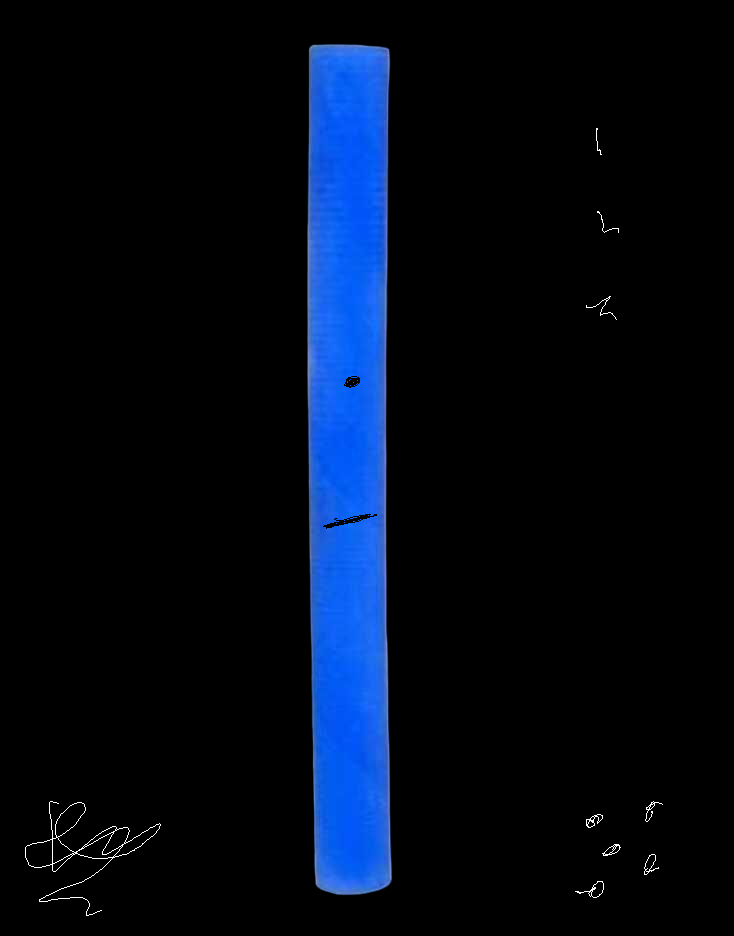
//> input picture Images/11.bmp, 734 x 936 px
$ ./main   (built with g++ and OpenCV 4)
//> lines starting //> are read from the running program, lines starting //| are printed output that depends on the picture; after the words box and inside, x2 and y2 are one past the last pixel; in counts of white or black regions, pixels touching at a corner belong together
// Including header files into the souce code.
#include <opencv2/opencv.hpp>
#include <iostream>
#include <string>

// Using namespaces to nullify use of cv::function() syntax and std::function() syntax.
using namespace std;
using namespace cv;

// A function that measures the diameter of the cable from a specific row of the image.
// Parameters are Mat object and an integer value denoting the row of the matrix.
// It returns a tuple of two integers, which are sarting and ending points of the diameter.

tuple<int, int> count_dia(Mat tgt, int row)
{
    int count_dia1 = 0, flag = 0, point1, point2, j;

    // This for loop gets the starting point of the diameter.
    for (j = 0; j < tgt.cols; j++)
    {
        // The if condition checks if a pixel is white.
        if ((int)tgt.at<uchar>(row, j) == 255)
        {
            // Breaks the for loop when the first point is found.
            point1 = j;
            break;
        }
    }
    // This for loop gets the ending point of the diameter by starting to check from the
    // last column and keeps on moving towards the first column.
    for (j = tgt.cols - 1; j >= 0; j--)
    {
        // The if condition checks if a pixel is white.
        if ((int)tgt.at<uchar>(row, j) == 255)
        {
            // Breaks the for loop when the last point is found.
            point2 = j;
            break;
        }
    }

    // Prints the diameter of the cable at a particular row.
    cout << "Diameter: " << point2 - point1 + 1 << "\n";
    // Returns the first point and last in the form of a tuple.
    return make_tuple(point1, point2);
}

// A function to draw lines indicating the diameter of the cable and for writing on the image.
// The function takes in the image to draw and write on (org_img), the x axis values of the
// starting and ending points of the diameter (p1, p2) and y value for the two points (row).

void draw_lines(Mat org_img, int p1, int p2, int row)
{
    int thickness = 2;

    // Measure the diameter by calculating x-axis of last point - x-axis of the first point + 1.
    int dia = p2 - p1 + 1;

    // Create two points by specifying the x axis and y axis of those two points.
    Point p11left(p1, row), p12left(p1 - 20, row);
    Point p11right(p2, row), p12right(p2 + 20, row);

    // Draw two lines, one on the left side and another on the right side of the cable.
    // The parameters to the line function are image to draw on, starting and ending points of the
    // line, color of the line, thickness, and how the line will be drawn.
    line(org_img, p11left, p12left, Scalar(0, 0, 255), thickness, LINE_8);
    line(org_img, p11right, p12right, Scalar(0, 0, 255), thickness, LINE_8);

    // Write the text specifying the diameter of the cable at a specific point.
    // Passing the image to write on, text, starting point to write, text font, font scale,
    // color, and thickness of the line to the putText function.
    putText(org_img, "Diameter " + to_string(dia), Point(p2 + 50, row + 6),
        FONT_HERSHEY_PLAIN, 1.0, Scalar(0, 0, 255), 2);
}

// A function to detect and classify defects. The function takes in an image containing edges (edges_img)
// and the image (img) to draw the circles around the defects.

void defects(Mat edges_img, Mat img)
{
    // Create a vector to hold vector of Point objects
    vector<vector<Point> > contours;

    // Find the contours from the image containing the edges.
    // Passing source, destination, contour retrieval mode, and contour approximation method.
    findContours(edges_img, contours, RETR_TREE, CHAIN_APPROX_SIMPLE);

    // Create a vector to hold vector of Point object with the same size as the size of contours vector.
    vector<vector<Point> > contours_poly(contours.size());
    vector<Point2f>centers(contours.size());
    vector<float>radius(contours.size());

    // Using a for loop to go through every contour and find minimum enclosing circle for every ploygon
    // and save it to radius and center vectors. The vector radius contains radius of each circle and centers
    // contain centers of the circles.
    for (size_t i = 0; i < contours.size(); i++)
    {
        approxPolyDP(contours[i], contours_poly[i], 3, true);
        minEnclosingCircle(contours_poly[i], centers[i], radius[i]);
    }

    // get the maximum value of the radius vector
    float max = *max_element(radius.begin(), radius.end());
    int count_pn = 0;

    // Going through each radius and removing maximum and another radius closest to maximum if the
    // difference between them is less 1. This is because the cable is considered as a contour and two circles
    // are drawn around the cable. Removing some other radiuses if they are less than a certain threshold.
    for (size_t i = 0; i < radius.size(); i++)
    {

        if (radius[i] == max)
        {
            radius[i] = 0;
        }
        if (max - radius[i] < 1.0)
        {
            radius[i] = 0;
        }
        if (radius[i] < 5.0)
        {
            radius[i] = 0;
        }
    }

    // Get the maximum radius and maximum radius index from the radius vector.
    max = *max_element(radius.begin(), radius.end());
    int mxI = max_element(radius.begin(), radius.end()) - radius.begin();

    // Now we want to remove the circles which intersect with the largest circle, or are inside the largest
    // one, touches the largest circle, or is close to the largest one by a threshold. This is done by first
    // calculating the distance.
    for (size_t i = 0; i < radius.size(); i++)
    {
        // Calculate the distance between two circles by using the formula square root of (x1-x2)^2 + (y1-y2)^2
        // where the center of one circle is (x1, y1) and center of the second circle is (x2, y2).
        double d = sqrt((centers[i].x - centers[mxI].x) *
            (centers[i].x - centers[mxI].x) + (centers[i].y - centers[mxI].y) *
            (centers[i].y - centers[mxI].y));
        if (d < radius[mxI] - radius[i]) {
            //Smaller circle is inside largest circle. So we will remove it.
            radius[i] = 0;
        }
        else if (d == radius[mxI] - radius[i]) {
            // We will keep the largest circle.
        }

        else if (d < radius[i] + radius[mxI]) {
            // If a circle intersects with largest circle we will remove it.
            radius[i] = 0;
        }
        else if (d == radius[i] + radius[mxI]) {
            // If a circle touches the largest circle we will remove it.
            radius[i] = 0;
        }
        else if (d < 100) {
            radius[i] = 0;
            // If a circle does not intersect or touch or is not within the larger circle but is closer
            // to the largest circle by a threshold we will remove the circle.
        }
    }


    // Going through all the contours and drawing circles around them in the original image.
    for (size_t i = 0; i < contours.size(); i++)
    {
        // If the radius is not 0 we are going to draw the circle and write the name of the defect.
        if ((int)radius[i] != 0)
        {
            // Draw the circle by specifying the image to draw on, center of a circle, radius of the circle
            // color of the circle, and the thickness of the circle outline.
            circle(img, centers[i], (int)radius[i] + 10, Scalar(0, 255, 0), 2);

            // If the radius is less than 10 we are classifying the defect as pin hole.
            if ((int)radius[i] <= 10)
                putText(img, "Defect: Pin Hole", Point(centers[i].x + 70, centers[i].y + 30),
                    FONT_HERSHEY_PLAIN, 1.0, Scalar(0, 100, 255), 2);

            // If the radius is greater than 10 and less than 40 we are classifying the defect as cut.
            if ((int)radius[i] > 10 && (int)radius[i] <= 40)
                putText(img, "Defect: Cut", Point(centers[i].x + 70, centers[i].y + 30),
                    FONT_HERSHEY_PLAIN, 1.0, Scalar(0, 100, 255), 2);

            // If the radius is greated than 40 we will classify the defect as scratch.
            if ((int)radius[i] > 40)
                putText(img, "Defect: Scratch", Point(centers[i].x + 70, centers[i].y + 30),
                    FONT_HERSHEY_PLAIN, 1.0, Scalar(0, 100, 255), 2);
        }

    }
}

int main()
{
    // reading image
    // Cut
    // Pin-Hole
    // Scratches
    // Specify the location of the folder with the cable images and specify the name of the particular image.
    Mat img = imread("C:/Input Images/11.bmp");
//> img is the input picture: 936 rows x 734 cols, CV_8UC3; mean B, G, R 22.8, 9.8, 2.6
    int i = 0, j = 0;

    Mat img_gray;
    // Convert the image to graycsale and store the grayscale image in img_gray.
    cvtColor(img, img_gray, COLOR_BGR2GRAY);
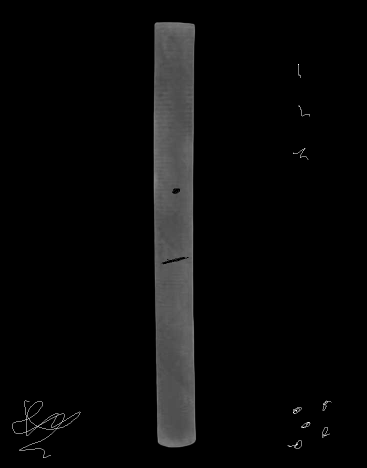
//> img_gray: 936 rows x 734 cols, CV_8UC1 (shown at 1/2 size); min 0, max 255, mean 9.1

    // Convert the black background of the grayscale img_gray to white. This helps with detecting edges of the cables.
    // Make all the pixels outside of the center 240 pixels white. This helps to remove noises present in the images.
    for (i = 0; i < img_gray.rows; i++)
        for (j = 0; j < img_gray.cols; j++)
            if ((int)img_gray.at<uchar>(i, j) < 40 || j < (img_gray.cols / 2) - 120 || j >(img_gray.cols / 2) + 120)
                img_gray.at<uchar>(i, j) = 255;
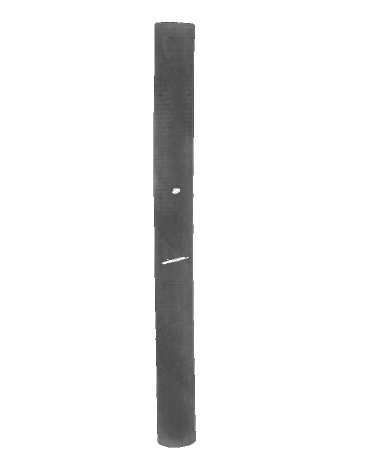
//> img_gray: 936 rows x 734 cols, CV_8UC1 (shown at 1/2 size); min 40, max 255, mean 239.2


    // Show the grayscale image in a window.
    imshow("Gray Image", img_gray);

    Mat edges_img;
    int threshold = 150;

    // Applying Canny edge detection for detecting edges from the grayscale image.
    // Sending source, destination, first threshold, second threshold, aperture size for the Sobel operator, and
    // a flag indicating whether L2 norm or L1 norm will be used to calculate the image gradient.
    Canny(img_gray, edges_img, threshold, threshold * 2, 3, false);
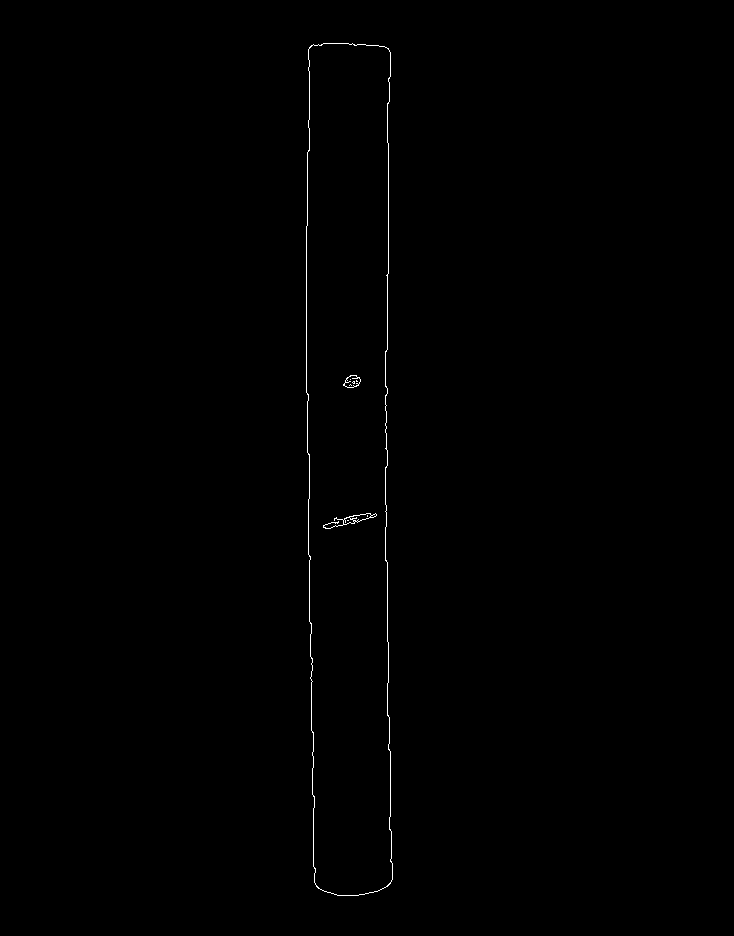
//> edges_img: 936 rows x 734 cols, CV_8UC1; 0.3% white in thin lines or dots, all inside (x1, y1, x2, y2) = (306, 43, 393, 896)

    // Show the detected edges.
    imshow("Edges", edges_img);

    int p1, p2;

    // Call the count_dia function with edge image and specify that we want diameter
    // at row number 100, 300, and 625 in the image.
    tie(p1, p2) = count_dia(edges_img, 100);
//| Diameter: 81
//> p1 = 309; p2 = 389

    // Call the draw_lines function to draw markers around the diameter and write the diameter in pixels
    // on the original image.
    draw_lines(img, p1, p2, 100);
//> in draw_lines, `int dia = p2 - p1 + 1;`: dia = 81
//> in draw_lines, `Point p11left(p1, row), p12left(p1 - 20, row);`: p11left = Point(309, 100); p12left = Point(289, 100)
//> in draw_lines, `Point p11right(p2, row), p12right(p2 + 20, row);`: p11right = Point(389, 100); p12right = Point(409, 100)

    tie(p1, p2) = count_dia(edges_img, 625);
//| Diameter: 77
//> p1 = 311; p2 = 387
    draw_lines(img, p1, p2, 625);
//> call 2 of draw_lines, with p1 = 311, p2 = 387, row = 625
//> in draw_lines (call 2), `int dia = p2 - p1 + 1;`: dia = 77
//> in draw_lines (call 2), `Point p11left(p1, row), p12left(p1 - 20, row);`: p11left = Point(311, 625); p12left = Point(291, 625)
//> in draw_lines (call 2), `Point p11right(p2, row), p12right(p2 + 20, row);`: p11right = Point(387, 625); p12right = Point(407, 625)
//> in draw_lines (call 2), `putText(org_img, "Diameter " + to_string(dia), Point(p2 + 50, row + 6)..`:
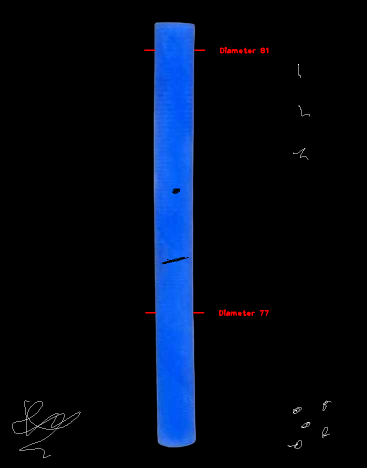
//> org_img: 936 rows x 734 cols, CV_8UC3 (shown at 1/2 size); mean B, G, R 22.8, 9.8, 3.1

    // Call the defects function to detect and classify the defects.
    defects(edges_img, img);
//> in defects, `findContours(edges_img, contours, RETR_TREE, CHAIN_APPROX_SIMPLE);`: contours = 17 contours, 10 with area under 20; largest, box (x1, y1, x2, y2) and area: (306, 43, 393, 896) 66622, (306, 43, 393, 896) 66590, (323, 513, 377, 529) 178, (343, 375, 361, 388) 148, (344, 375, 361, 388) 140, (349, 513, 372, 522) 96, (343, 517, 355, 525) 50
//> in defects, `vector<vector<Point> > contours_poly(contours.size());`: contours_poly = 17 empty contours
//> the loop in defects, `for (size_t i = 0; i < contours.size(); i++)` made 17 passes
//> in defects, `float max = *max_element(radius.begin(), radius.end());`: max = 426.1
//> the loop in defects, `for (size_t i = 0; i < radius.size(); i++)` made 17 passes
//> in defects, `max = *max_element(radius.begin(), radius.end());`: max = 27.29
//> in defects, `int mxI = max_element(radius.begin(), radius.end()) - radius.begin();`: mxI = 2
//> the loop in defects, `for (size_t i = 0; i < radius.size(); i++)` made 17 passes
//> d on passes 1 to 8: 53.57, 53.57, 0, 6.52, 3.54, 1.12, 2.55, 24.14
//> after the loop in defects, `for (size_t i = 0; i < contours.size(); i++)`:
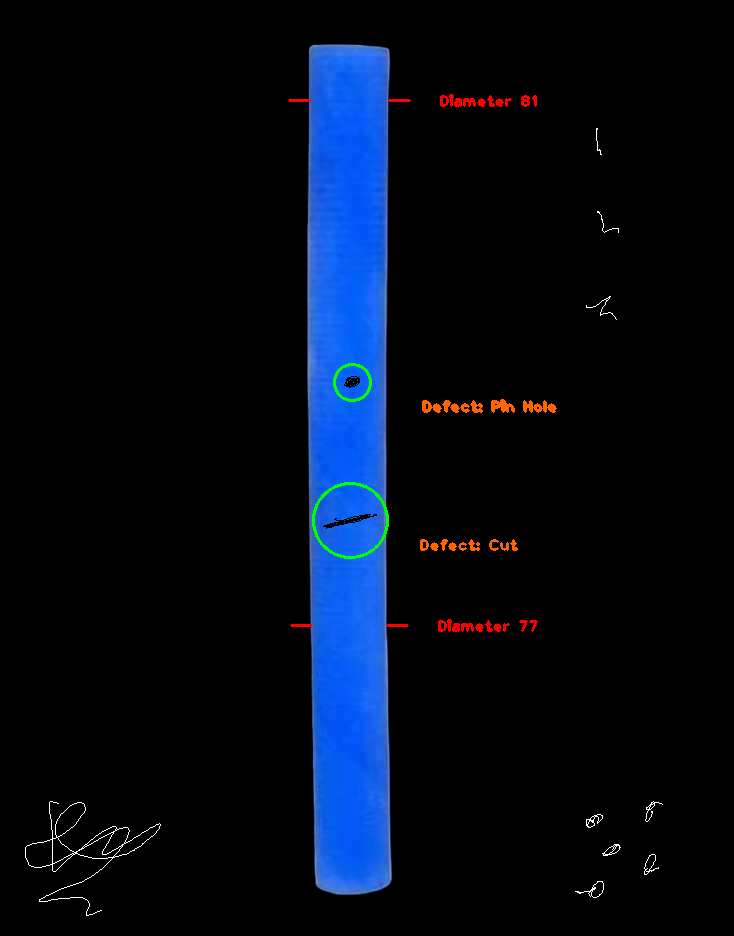
//> img: 936 rows x 734 cols, CV_8UC3; mean B, G, R 22.4, 10.2, 3.6

    // Display the original image with diameter at three different points, detected, and classified defects.
    imshow("Final Output", img);

    waitKey(0);

    destroyAllWindows();

    return 0;
}

$ run again, with Images/1.bmp copied over Images/11.bmp
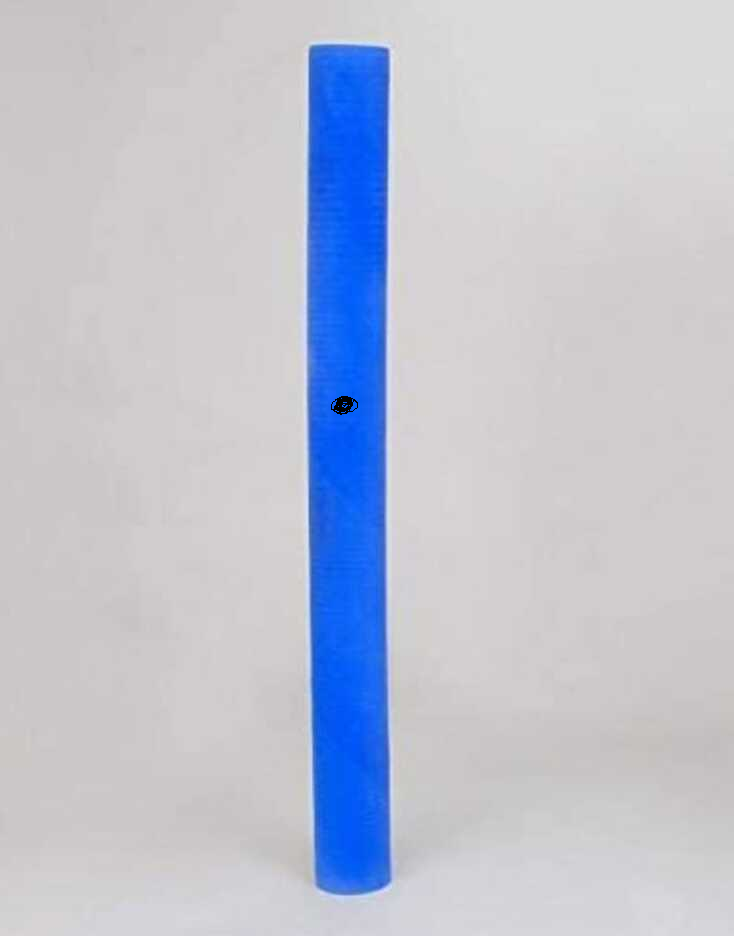
//> input picture Images/1.bmp, 734 x 936 px
//> img is the input picture: 936 rows x 734 cols, CV_8UC3; mean B, G, R 209.4, 195.1, 190.5
//> `Canny(img_gray, edges_img, threshold, threshold * 2, 3, false);`:
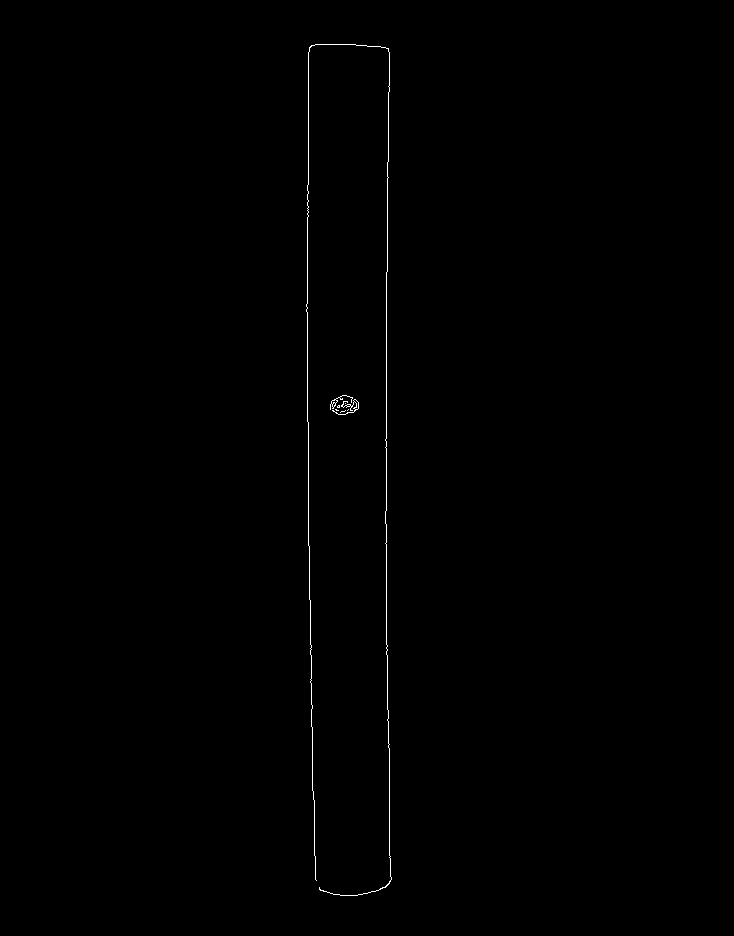
//> edges_img: 936 rows x 734 cols, CV_8UC1; 0.29% white in thin lines or dots, all inside (x1, y1, x2, y2) = (306, 44, 392, 896)
//| Diameter: 81
//> `tie(p1, p2) = count_dia(edges_img, 100);`: p1 = 308; p2 = 388
//> dia = 81
//> p11left = Point(308, 100); p12left = Point(288, 100)
//> p11right = Point(388, 100); p12right = Point(408, 100)
//| Diameter: 77
//> `tie(p1, p2) = count_dia(edges_img, 625);`: p1 = 310; p2 = 386
//> contours = 13 contours, 10 with area under 20; largest, box (x1, y1, x2, y2) and area: (332, 399, 359, 415) 42, (330, 395, 353, 410) 30, (353, 399, 359, 410) 25
//> contours_poly = 13 empty contours
//> the loop in defects, `for (size_t i = 0; i < contours.size(); i++)` made 13 passes
//> in defects, `float max = *max_element(radius.begin(), radius.end());`: max = 426
//> the loop in defects, `for (size_t i = 0; i < radius.size(); i++)` made 13 passes
//> in defects, `max = *max_element(radius.begin(), radius.end());`: max = 13.6
//> mxI = 6
//> the loop in defects, `for (size_t i = 0; i < radius.size(); i++)` made 13 passes
//> d on passes 1 to 8: 5.59, 4.24, 9.19, 6.08, 8, 3, 0, 3.16
//> after the loop in defects, `for (size_t i = 0; i < contours.size(); i++)`:
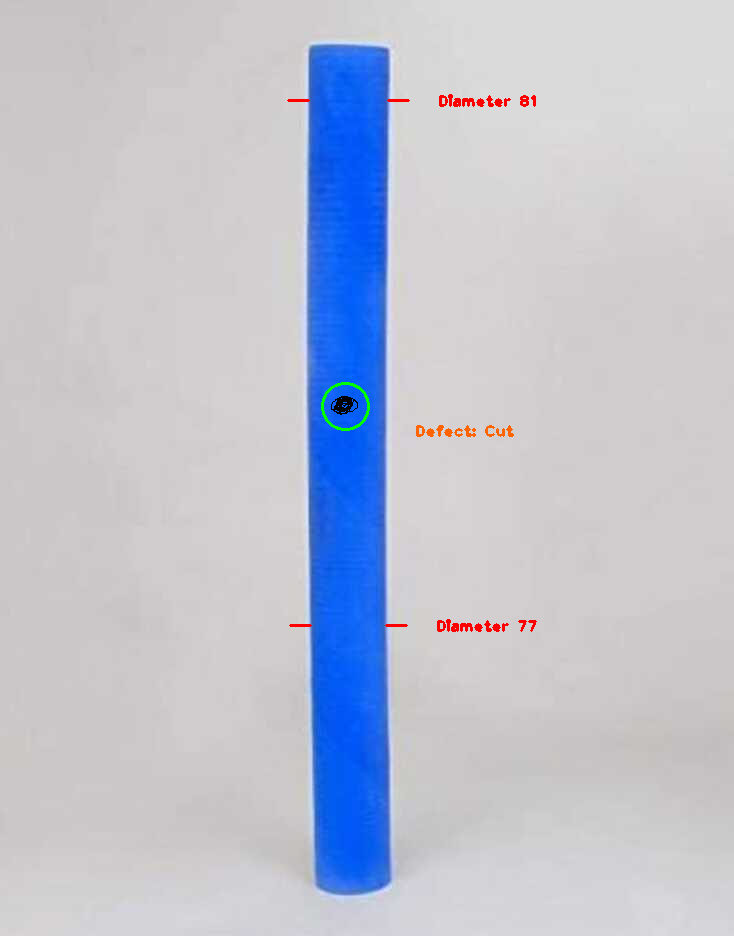
//> img: 936 rows x 734 cols, CV_8UC3; mean B, G, R 208.7, 194.7, 190.6
